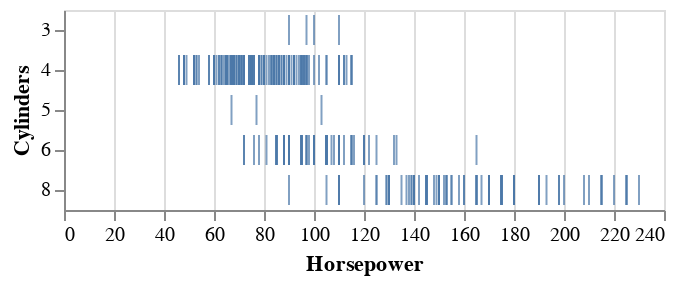

The notebook cell this image was saved under:
### Markdown cell above
A partir daqui os exemplos terão encodings! Definições de que tipo de variáveis estamos trabalhando.
Podemos ter mais informações sobre isso no seguinte [link](https://altair-viz.github.io/user_guide/encodings/index.html#encoding-data-types).

### Code cell
# Outro marcador for do comum, reparece que ele define o tipo de atributo de acordo com o que está depois do ':'
alt.Chart(cars).mark_tick().encode(
    x='Horsepower:Q', # quantitative
    y='Cylinders:O',  # ordinal
)

### Figure 1 — Vega-Lite specification as saved in the notebook (floating-point values rounded to 4 significant figures; data arrays with more than 128 entries replaced by an {"elided": "..."} marker saying what was removed)
{"config": {"view": {"continuousWidth": 300, "continuousHeight": 300}}, "data": {"name": "data-f02450ab61490a1363517a0190416235"}, "mark": {"type": "tick"}, "encoding": {"x": {"field": "Horsepower", "type": "quantitative"}, "y": {"field": "Cylinders", "type": "ordinal"}}, "$schema": "https://vega.github.io/schema/vega-lite/v5.14.1.json", "datasets": {"data-f02450ab61490a1363517a0190416235": {"elided": "406 records"}}}
